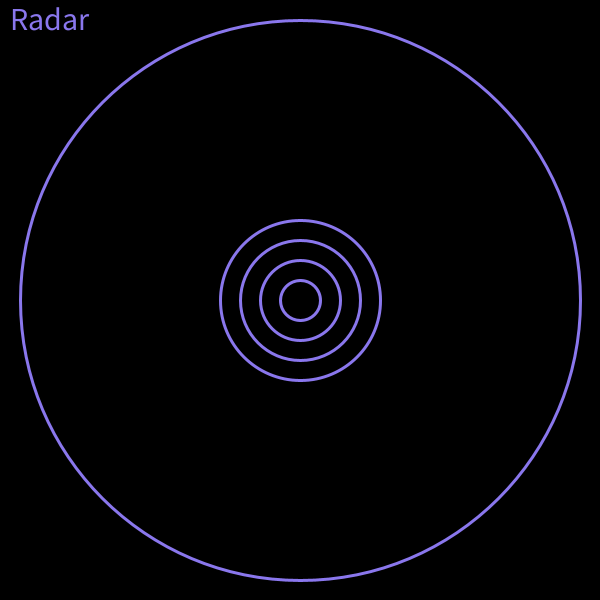
Frame 1 (no input)
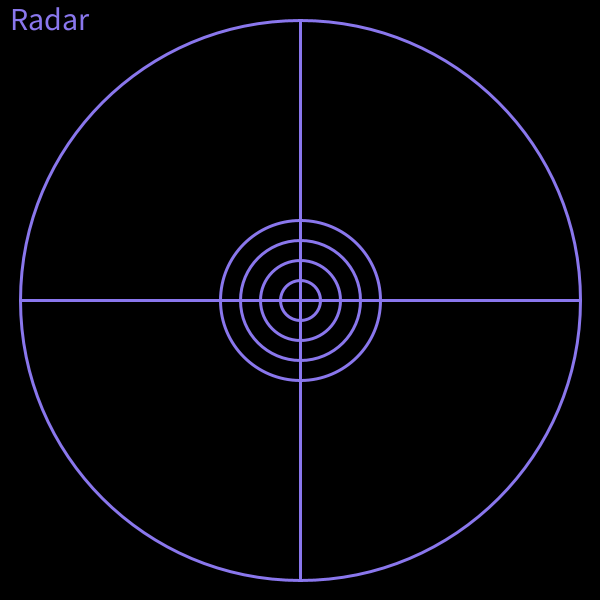
Frame 60 (the mouse pressed at the canvas centre just before this capture)
Frame 120 (the mouse held since frame 60 and released just before this capture): identical to frame 60, image omitted

The Processing sketch that drew these frames (run headless with seeded random() and noise(); from frame 60 on, the mouse is pressed at the canvas centre):

// Processing sketch: radar
// ── radar.pde
color text_color1 = color(138,119,237);
float graph_height = 500;
float graph_width = 700;
float graph_margin = 20;
float line_width = 3;
void setup()
{
  size(600,600);
  background(0,0,0,0);
}

void draw(){

  background(0,0,0,0);
  textSize(32);
  fill(text_color1);
  text("Radar",10,30);
  line(width/2,graph_margin,width/2,height-graph_margin);
  line(graph_margin,width/2,height-graph_margin,width/2);
  fill(0,0,0,0);
  stroke(text_color1);
  strokeWeight(line_width);
  float circle_margin = graph_margin*2;
  ellipse(width/2,width/2,circle_margin,circle_margin);
  ellipse(width/2,width/2,2*circle_margin,2*circle_margin);
  ellipse(width/2,width/2,3*circle_margin,3*circle_margin);
  ellipse(width/2,width/2,4*circle_margin,4*circle_margin);
  ellipse(width/2,width/2,width-2*graph_margin,width-2*graph_margin);
  save("radar.png");
}
